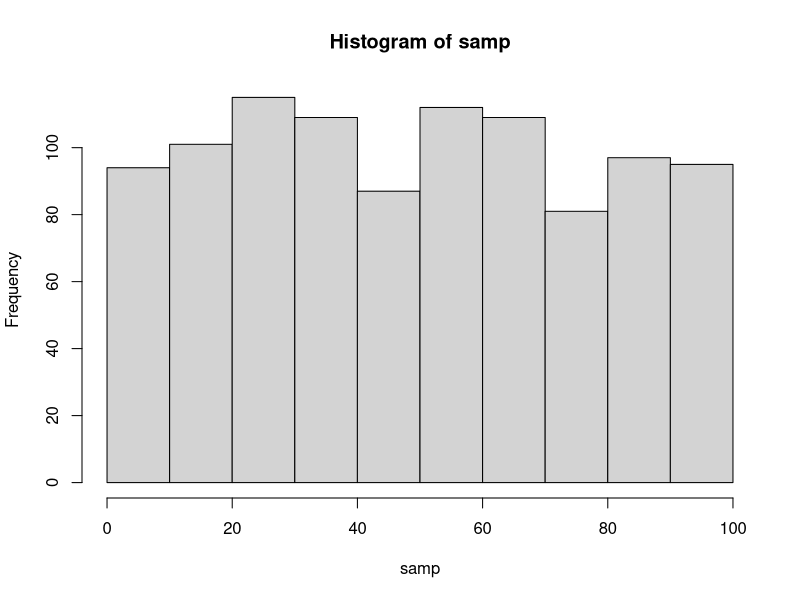
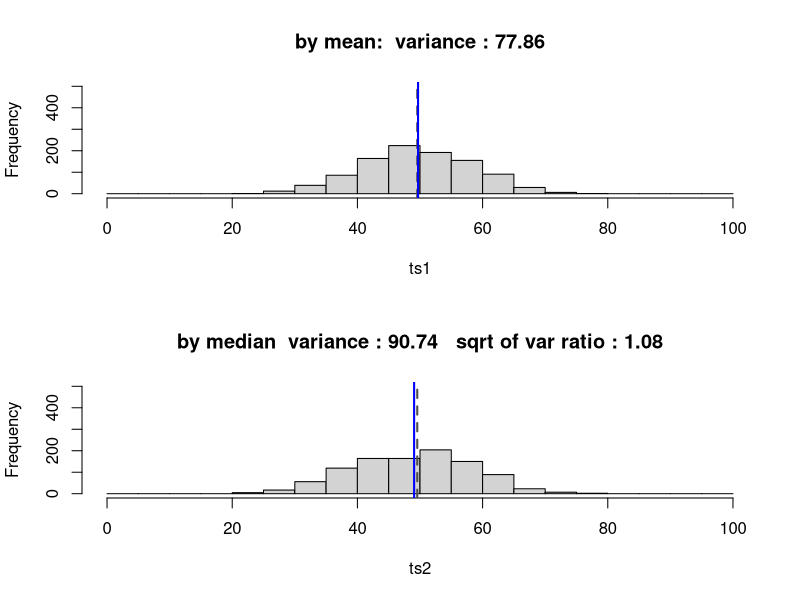

Reproduce these figures in R, in order.
rm(list=ls())

packages <- c("dplyr")
purrr::walk(packages, library, character.only = TRUE, warn.conflicts = FALSE)



# ------------------------------------------------------------------------------
# Efficiency of "mean" against "median"
# ------------------------------------------------------------------------------


# generate samples

samp <- sample(seq(1:100), size = 1000, replace = TRUE)
# samp <- rnorm(n = 1000, mean = 20, sd = 5)


hist(samp)



# mean
( mean_val <- mean(samp) )




# ----------
# take samples from "samp" and compute mean
# size should be small

gen_mean <- function(x){
  val <- mean(sample(samp, size = 10, replace = FALSE))
  return(val)
}



# repeat n1 times
n1 <- 1000

ts1 <- sapply(1:n1, gen_mean)




# ----------
# take samples from "samp" and compute median

# times <- 1
times <- 1 * 1.57^2

gen_median <- function(x){
  val <- median(sample(samp, size = 10 * times, replace = FALSE))
  return(val)
}



# repeat n2 times times
n2 <- n1

ts2 <- sapply(1:n2, gen_median)




# ----------
ts1_mean <- round(mean(ts1), 2)
ts1_var <- round(var(ts1), 2)


ts2_mean <- round(mean(ts2), 2)
ts2_var <- round(var(ts2), 2)



# the sqrt of variance ratio  --> this value is close to pi / 2 = 1.57
( varratio_sqrt <- round(sqrt(ts2_var / ts1_var), 3) )




# ----------
graphics.off()
par(mfrow = c(2,1))


hist(ts1, breaks = seq(0, 100, by = 5), ylim = c(0, n1 / 2), main = paste0("by mean:  variance : ", ts1_var))
abline(v = mean_val, lty = 2, col = gray(0.3), lwd = 2)
abline(v = ts1_mean, lty = 1, col = "blue", lwd = 2)


hist(ts2, breaks = seq(0, 100, by = 5), ylim = c(0, n2 / 2), main = paste0("by median  variance : ", ts2_var, "   sqrt of var ratio : ", varratio_sqrt))
abline(v = mean_val, lty = 2, col = gray(0.3), lwd = 2)
abline(v = ts2_mean, lty = 1, col = "blue", lwd = 2)


